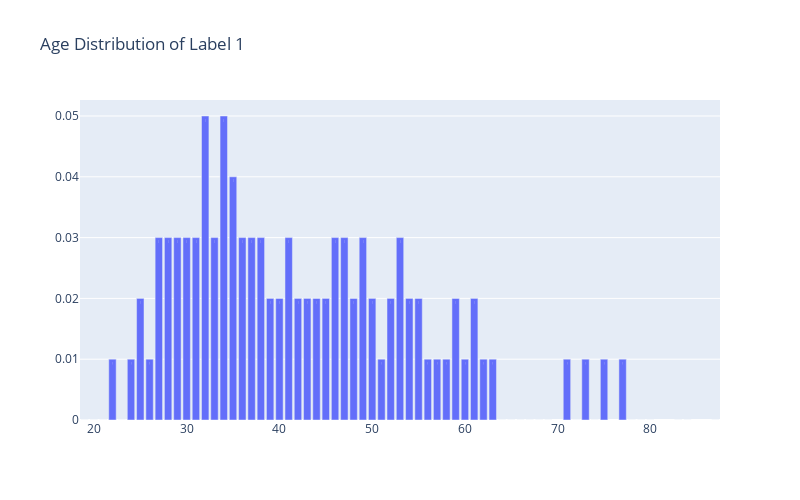

Source (notebook cell):
### Code cell
temp = bank_data_L1.age.value_counts()

trace = go.Bar(x=temp.index,  y= np.round(temp.astype(float)/temp.values.sum(),2),
               text = np.round(temp.astype(float)/temp.values.sum(),2),
               textposition = 'inside',
               name = 'Age')
data = [trace]
layout = go.Layout(autosize=False, width=800, height=500,title = "Age Distribution of Label 1")

fig = go.Figure(data=data, layout=layout)
iplot(fig)
#del temp

### Figure 1 — Plotly figure (JSON) as saved in the notebook; plotly's stock layout.template omitted (floating-point values rounded to 4 significant figures)
{"data": [{"name": "Age", "text": [0.05, 0.05, 0.04, 0.03, 0.03, 0.03, 0.03, 0.03, 0.03, 0.03, 0.03, 0.03, 0.03, 0.03, 0.03, 0.03, 0.03, 0.02, 0.02, 0.02, 0.02, 0.02, 0.02, 0.02, 0.02, 0.02, 0.02, 0.02, 0.02, 0.02, 0.02, 0.01, 0.01, 0.01, 0.01, 0.01, 0.01, 0.01, 0.01, 0.01, 0.01, 0.01, 0.01, 0.01, 0.01, 0, 0, 0, 0, 0, 0, 0, 0, 0, 0, 0, 0, 0, 0, 0, 0, 0, 0], "textposition": "inside", "type": "bar", "x": [32, 34, 35, 36, 38, 33, 49, 28, 31, 30, 37, 46, 47, 53, 41, 27, 29, 59, 42, 45, 43, 55, 44, 25, 39, 40, 48, 52, 50, 54, 61, 60, 26, 51, 56, 24, 58, 63, 73, 62, 75, 77, 57, 22, 71, 23, 19, 64, 66, 68, 69, 74, 79, 80, 83, 84, 65, 67, 72, 78, 21, 20, 87], "y": [0.05, 0.05, 0.04, 0.03, 0.03, 0.03, 0.03, 0.03, 0.03, 0.03, 0.03, 0.03, 0.03, 0.03, 0.03, 0.03, 0.03, 0.02, 0.02, 0.02, 0.02, 0.02, 0.02, 0.02, 0.02, 0.02, 0.02, 0.02, 0.02, 0.02, 0.02, 0.01, 0.01, 0.01, 0.01, 0.01, 0.01, 0.01, 0.01, 0.01, 0.01, 0.01, 0.01, 0.01, 0.01, 0, 0, 0, 0, 0, 0, 0, 0, 0, 0, 0, 0, 0, 0, 0, 0, 0, 0]}], "layout": {"autosize": false, "height": 500, "title": {"text": "Age Distribution of Label 1"}, "width": 800}}
